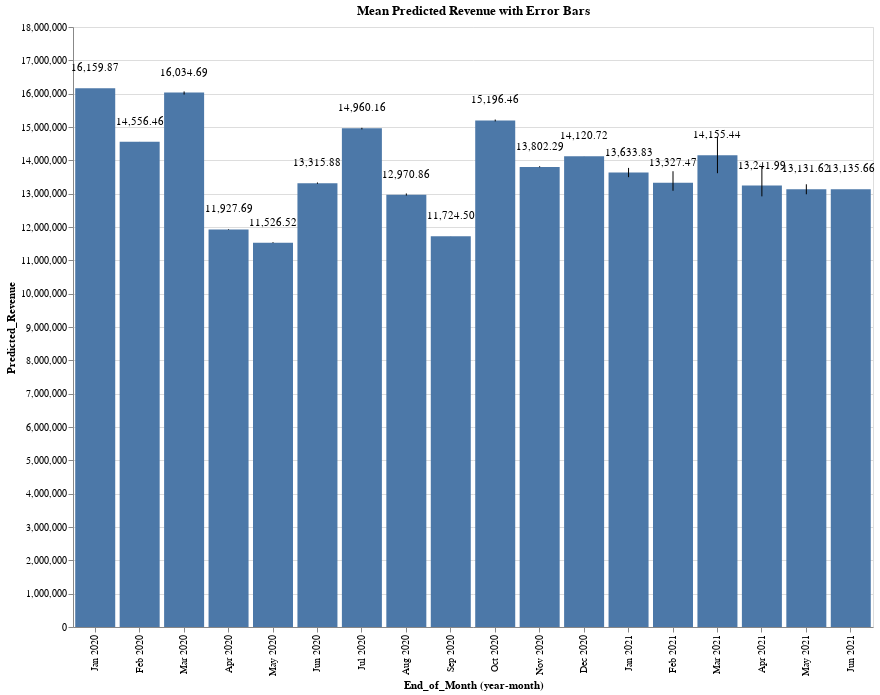

This figure's notebook cell:
### Code cell
source = revenue_predict.copy() #final_merge_df.query('Relative_Month_Offset >= -11').copy()
fontsize = 10
height = 600
width = 800

x = 'yearmonth(End_of_Month):O'  # df['Importance'].astype(str)
y = 'mean(Predicted_Revenue):Q'  # df['Feature'].astype(str)
y1 = 'mean(Revenue):Q'
col = 'yearmonth(Snapshot_Date_Short):T' #.dt.date.astype(str) #'Snapshot_Date_Short'
title = "Mean Predicted Revenue with Error Bars"
ytransform ='datum.Predicted_Revenue / 1000'
y1transform ='datum.Revenue / 1000'

base = alt.Chart(source).encode(
        x=x
)

bars = base.mark_bar().encode(  #color='#5276A7', 
    alt.Y(y),
    tooltip=[alt.Tooltip(y, format=',.2f'),
             alt.Tooltip('End_of_Month', format='%b %Y')]
).properties(width=width, height=height
).transform_calculate(
  Predicted_Revenue_1000s=ytransform
)

error_bars = base.mark_errorbar(extent='ci').encode(
    y=alt.Y(y)
)

line = base.mark_line(color='#F18727').encode(
    alt.Y(y1, axis=alt.Axis(titleColor='#F18727')),
    tooltip=[alt.Tooltip(y1, format=',.2f'),
             alt.Tooltip('End_of_Month', format='%b %Y')]
).transform_calculate(
  Revenue_1000s=y1transform
)

text = bars.mark_text(
    align='center',
    baseline='bottom',
    #fontSize=fontsize,
    #dx=2,
    dy=-15,  
    #color='white'
).encode(
    text=alt.Text('mean(Predicted_Revenue_1000s):Q', format=',.2f')
).transform_calculate(
  Predicted_Revenue_1000s=ytransform
)
alt.layer(bars + error_bars + text, data=source).properties(height=height, width=width, title=title)

### Figure 1 — Vega-Lite specification as saved in the notebook (floating-point values rounded to 4 significant figures)
{"usermeta": {"embedOptions": {"theme": "latimes"}}, "config": {"view": {"continuousWidth": 400, "continuousHeight": 300}}, "layer": [{"layer": [{"mark": "bar", "encoding": {"tooltip": [{"type": "quantitative", "aggregate": "mean", "field": "Predicted_Revenue", "format": ",.2f"}, {"type": "temporal", "field": "End_of_Month", "format": "%b %Y"}], "x": {"type": "ordinal", "field": "End_of_Month", "timeUnit": "yearmonth"}, "y": {"type": "quantitative", "aggregate": "mean", "field": "Predicted_Revenue"}}, "height": 600, "transform": [{"calculate": "datum.Predicted_Revenue / 1000", "as": "Predicted_Revenue_1000s"}], "width": 800}, {"mark": {"type": "errorbar", "extent": "ci"}, "encoding": {"x": {"type": "ordinal", "field": "End_of_Month", "timeUnit": "yearmonth"}, "y": {"type": "quantitative", "aggregate": "mean", "field": "Predicted_Revenue"}}}, {"mark": {"type": "text", "align": "center", "baseline": "bottom", "dy": -15}, "encoding": {"text": {"type": "quantitative", "aggregate": "mean", "field": "Predicted_Revenue_1000s", "format": ",.2f"}, "tooltip": [{"type": "quantitative", "aggregate": "mean", "field": "Predicted_Revenue", "format": ",.2f"}, {"type": "temporal", "field": "End_of_Month", "format": "%b %Y"}], "x": {"type": "ordinal", "field": "End_of_Month", "timeUnit": "yearmonth"}, "y": {"type": "quantitative", "aggregate": "mean", "field": "Predicted_Revenue"}}, "height": 600, "transform": [{"calculate": "datum.Predicted_Revenue / 1000", "as": "Predicted_Revenue_1000s"}, {"calculate": "datum.Predicted_Revenue / 1000", "as": "Predicted_Revenue_1000s"}], "width": 800}]}], "data": {"name": "data-d2f6a332f65923c2eb3f873b029ac9a5"}, "height": 600, "title": "Mean Predicted Revenue with Error Bars", "width": 800, "$schema": "https://vega.github.io/schema/vega-lite/v4.8.1.json", "datasets": {"data-d2f6a332f65923c2eb3f873b029ac9a5": [{"Forecast_Date": "2021-03-12T00:00:00", "Snapshot_Date_Short": "2020-12-31", "End_of_Month": "2020-01-31T00:00:00", "Pipeline": 16160000.0, "Predicted_Revenue": 16160000.0, "Revenue": 16160000.0, "Predicted_Revenue_Variance": 3.725e-09, "Predicted_Revenue_Variance_Percent": 0.0}, {"Forecast_Date": "2021-03-12T00:00:00", "Snapshot_Date_Short": "2020-12-31", "End_of_Month": "2020-02-29T00:00:00", "Pipeline": 14560000.0, "Predicted_Revenue": 14560000.0, "Revenue": 14560000.0, "Predicted_Revenue_Variance": 0.0, "Predicted_Revenue_Variance_Percent": 0.0}, {"Forecast_Date": "2021-03-12T00:00:00", "Snapshot_Date_Short": "2020-12-31", "End_of_Month": "2020-03-31T00:00:00", "Pipeline": 16060000.0, "Predicted_Revenue": 16060000.0, "Revenue": 16060000.0, "Predicted_Revenue_Variance": 5.588e-09, "Predicted_Revenue_Variance_Percent": 0.0}, {"Forecast_Date": "2021-03-12T00:00:00", "Snapshot_Date_Short": "2020-12-31", "End_of_Month": "2020-04-30T00:00:00", "Pipeline": 11920000.0, "Predicted_Revenue": 11950000.0, "Revenue": 11920000.0, "Predicted_Revenue_Variance": -25450.0, "Predicted_Revenue_Variance_Percent": -0.213}, {"Forecast_Date": "2021-03-12T00:00:00", "Snapshot_Date_Short": "2020-12-31", "End_of_Month": "2020-05-31T00:00:00", "Pipeline": 11520000.0, "Predicted_Revenue": 11550000.0, "Revenue": 11520000.0, "Predicted_Revenue_Variance": -33510.0, "Predicted_Revenue_Variance_Percent": -0.2901}, {"Forecast_Date": "2021-03-12T00:00:00", "Snapshot_Date_Short": "2020-12-31", "End_of_Month": "2020-06-30T00:00:00", "Pipeline": 13330000.0, "Predicted_Revenue": 13340000.0, "Revenue": 13330000.0, "Predicted_Revenue_Variance": -10470.0, "Predicted_Revenue_Variance_Percent": -0.0784}, {"Forecast_Date": "2021-03-12T00:00:00", "Snapshot_Date_Short": "2020-12-31", "End_of_Month": "2020-07-31T00:00:00", "Pipeline": 15000000.0, "Predicted_Revenue": 14980000.0, "Revenue": 15000000.0, "Predicted_Revenue_Variance": 19950.0, "Predicted_Revenue_Variance_Percent": 0.1332}, {"Forecast_Date": "2021-03-12T00:00:00", "Snapshot_Date_Short": "2020-12-31", "End_of_Month": "2020-08-31T00:00:00", "Pipeline": 12990000.0, "Predicted_Revenue": 13030000.0, "Revenue": 12990000.0, "Predicted_Revenue_Variance": -41070.0, "Predicted_Revenue_Variance_Percent": -0.3152}, {"Forecast_Date": "2021-03-12T00:00:00", "Snapshot_Date_Short": "2020-12-31", "End_of_Month": "2020-09-30T00:00:00", "Pipeline": 11700000.0, "Predicted_Revenue": 11720000.0, "Revenue": 11700000.0, "Predicted_Revenue_Variance": -28210.0, "Predicted_Revenue_Variance_Percent": -0.2407}, {"Forecast_Date": "2021-03-12T00:00:00", "Snapshot_Date_Short": "2020-12-31", "End_of_Month": "2020-10-31T00:00:00", "Pipeline": 15430000.0, "Predicted_Revenue": 15220000.0, "Revenue": 15430000.0, "Predicted_Revenue_Variance": 215600.0, "Predicted_Revenue_Variance_Percent": 1.417}, {"Forecast_Date": "2021-03-12T00:00:00", "Snapshot_Date_Short": "2020-12-31", "End_of_Month": "2020-11-30T00:00:00", "Pipeline": 14030000.0, "Predicted_Revenue": 13830000.0, "Revenue": 14030000.0, "Predicted_Revenue_Variance": 197000.0, "Predicted_Revenue_Variance_Percent": 1.424}, {"Forecast_Date": "2021-03-12T00:00:00", "Snapshot_Date_Short": "2020-12-31", "End_of_Month": "2020-12-31T00:00:00", "Pipeline": 13820000.0, "Predicted_Revenue": 14120000.0, "Revenue": 14250000.0, "Predicted_Revenue_Variance": 127100.0, "Predicted_Revenue_Variance_Percent": 0.8998}, {"Forecast_Date": "2021-03-12T00:00:00", "Snapshot_Date_Short": "2020-12-31", "End_of_Month": "2021-01-31T00:00:00", "Pipeline": 15250000.0, "Predicted_Revenue": 13790000.0, "Revenue": 13560000.0, "Predicted_Revenue_Variance": -227900.0, "Predicted_Revenue_Variance_Percent": -1.653}, {"Forecast_Date": "2021-03-12T00:00:00", "Snapshot_Date_Short": "2020-12-31", "End_of_Month": "2021-02-28T00:00:00", "Pipeline": 13950000.0, "Predicted_Revenue": 13260000.0, "Revenue": 13510000.0, "Predicted_Revenue_Variance": 242900.0, "Predicted_Revenue_Variance_Percent": 1.831}, {"Forecast_Date": "2021-03-12T00:00:00", "Snapshot_Date_Short": "2020-12-31", "End_of_Month": "2021-03-31T00:00:00", "Pipeline": 13710000.0, "Predicted_Revenue": 13340000.0, "Revenue": 1079000.0, "Predicted_Revenue_Variance": null, "Predicted_Revenue_Variance_Percent": null}, {"Forecast_Date": "2021-03-12T00:00:00", "Snapshot_Date_Short": "2021-01-31", "End_of_Month": "2020-02-29T00:00:00", "Pipeline": 14560000.0, "Predicted_Revenue": 14560000.0, "Revenue": 14560000.0, "Predicted_Revenue_Variance": -1326.0, "Predicted_Revenue_Variance_Percent": -0.0091}, {"Forecast_Date": "2021-03-12T00:00:00", "Snapshot_Date_Short": "2021-01-31", "End_of_Month": "2020-03-31T00:00:00", "Pipeline": 16060000.0, "Predicted_Revenue": 16070000.0, "Revenue": 16060000.0, "Predicted_Revenue_Variance": -2685.0, "Predicted_Revenue_Variance_Percent": -0.0167}, {"Forecast_Date": "2021-03-12T00:00:00", "Snapshot_Date_Short": "2021-01-31", "End_of_Month": "2020-04-30T00:00:00", "Pipeline": 11920000.0, "Predicted_Revenue": 11920000.0, "Revenue": 11920000.0, "Predicted_Revenue_Variance": 7.451e-09, "Predicted_Revenue_Variance_Percent": 0.0}, {"Forecast_Date": "2021-03-12T00:00:00", "Snapshot_Date_Short": "2021-01-31", "End_of_Month": "2020-05-31T00:00:00", "Pipeline": 11520000.0, "Predicted_Revenue": 11520000.0, "Revenue": 11520000.0, "Predicted_Revenue_Variance": 5.588e-09, "Predicted_Revenue_Variance_Percent": 0.0}, {"Forecast_Date": "2021-03-12T00:00:00", "Snapshot_Date_Short": "2021-01-31", "End_of_Month": "2020-06-30T00:00:00", "Pipeline": 13330000.0, "Predicted_Revenue": 13300000.0, "Revenue": 13330000.0, "Predicted_Revenue_Variance": 37970.0, "Predicted_Revenue_Variance_Percent": 0.2856}, {"Forecast_Date": "2021-03-12T00:00:00", "Snapshot_Date_Short": "2021-01-31", "End_of_Month": "2020-07-31T00:00:00", "Pipeline": 15000000.0, "Predicted_Revenue": 14980000.0, "Revenue": 15000000.0, "Predicted_Revenue_Variance": 19950.0, "Predicted_Revenue_Variance_Percent": 0.1332}, {"Forecast_Date": "2021-03-12T00:00:00", "Snapshot_Date_Short": "2021-01-31", "End_of_Month": "2020-08-31T00:00:00", "Pipeline": 12990000.0, "Predicted_Revenue": 12940000.0, "Revenue": 12990000.0, "Predicted_Revenue_Variance": 43580.0, "Predicted_Revenue_Variance_Percent": 0.3367}, {"Forecast_Date": "2021-03-12T00:00:00", "Snapshot_Date_Short": "2021-01-31", "End_of_Month": "2020-09-30T00:00:00", "Pipeline": 11700000.0, "Predicted_Revenue": 11720000.0, "Revenue": 11700000.0, "Predicted_Revenue_Variance": -28210.0, "Predicted_Revenue_Variance_Percent": -0.2407}, {"Forecast_Date": "2021-03-12T00:00:00", "Snapshot_Date_Short": "2021-01-31", "End_of_Month": "2020-10-31T00:00:00", "Pipeline": 15430000.0, "Predicted_Revenue": 15180000.0, "Revenue": 15430000.0, "Predicted_Revenue_Variance": 256100.0, "Predicted_Revenue_Variance_Percent": 1.688}, {"Forecast_Date": "2021-03-12T00:00:00", "Snapshot_Date_Short": "2021-01-31", "End_of_Month": "2020-11-30T00:00:00", "Pipeline": 14030000.0, "Predicted_Revenue": 13790000.0, "Revenue": 14030000.0, "Predicted_Revenue_Variance": 239700.0, "Predicted_Revenue_Variance_Percent": 1.738}, {"Forecast_Date": "2021-03-12T00:00:00", "Snapshot_Date_Short": "2021-01-31", "End_of_Month": "2020-12-31T00:00:00", "Pipeline": 14250000.0, "Predicted_Revenue": 14120000.0, "Revenue": 14250000.0, "Predicted_Revenue_Variance": 128600.0, "Predicted_Revenue_Variance_Percent": 0.911}, {"Forecast_Date": "2021-03-12T00:00:00", "Snapshot_Date_Short": "2021-01-31", "End_of_Month": "2021-01-31T00:00:00", "Pipeline": 13830000.0, "Predicted_Revenue": 13760000.0, "Revenue": 13560000.0, "Predicted_Revenue_Variance": -197400.0, "Predicted_Revenue_Variance_Percent": -1.435}, {"Forecast_Date": "2021-03-12T00:00:00", "Snapshot_Date_Short": "2021-01-31", "End_of_Month": "2021-02-28T00:00:00", "Pipeline": 13430000.0, "Predicted_Revenue": 13180000.0, "Revenue": 13510000.0, "Predicted_Revenue_Variance": 323700.0, "Predicted_Revenue_Variance_Percent": 2.456}, {"Forecast_Date": "2021-03-12T00:00:00", "Snapshot_Date_Short": "2021-01-31", "End_of_Month": "2021-03-31T00:00:00", "Pipeline": 17690000.0, "Predicted_Revenue": 14420000.0, "Revenue": 1079000.0, "Predicted_Revenue_Variance": null, "Predicted_Revenue_Variance_Percent": null}, {"Forecast_Date": "2021-03-12T00:00:00", "Snapshot_Date_Short": "2021-01-31", "End_of_Month": "2021-04-30T00:00:00", "Pipeline": 12150000.0, "Predicted_Revenue": 12920000.0, "Revenue": 1111000.0, "Predicted_Revenue_Variance": null, "Predicted_Revenue_Variance_Percent": null}, {"Forecast_Date": "2021-03-12T00:00:00", "Snapshot_Date_Short": "2021-02-28", "End_of_Month": "2020-03-31T00:00:00", "Pipeline": 16060000.0, "Predicted_Revenue": 15970000.0, "Revenue": 16060000.0, "Predicted_Revenue_Variance": 90730.0, "Predicted_Revenue_Variance_Percent": 0.568}, {"Forecast_Date": "2021-03-12T00:00:00", "Snapshot_Date_Short": "2021-02-28", "End_of_Month": "2020-04-30T00:00:00", "Pipeline": 11920000.0, "Predicted_Revenue": 11920000.0, "Revenue": 11920000.0, "Predicted_Revenue_Variance": 7.451e-09, "Predicted_Revenue_Variance_Percent": 0.0}, {"Forecast_Date": "2021-03-12T00:00:00", "Snapshot_Date_Short": "2021-02-28", "End_of_Month": "2020-05-31T00:00:00", "Pipeline": 11520000.0, "Predicted_Revenue": 11520000.0, "Revenue": 11520000.0, "Predicted_Revenue_Variance": 5.588e-09, "Predicted_Revenue_Variance_Percent": 0.0}, {"Forecast_Date": "2021-03-12T00:00:00", "Snapshot_Date_Short": "2021-02-28", "End_of_Month": "2020-06-30T00:00:00", "Pipeline": 13330000.0, "Predicted_Revenue": 13300000.0, "Revenue": 13330000.0, "Predicted_Revenue_Variance": 37970.0, "Predicted_Revenue_Variance_Percent": 0.2856}, {"Forecast_Date": "2021-03-12T00:00:00", "Snapshot_Date_Short": "2021-02-28", "End_of_Month": "2020-07-31T00:00:00", "Pipeline": 15000000.0, "Predicted_Revenue": 14910000.0, "Revenue": 15000000.0, "Predicted_Revenue_Variance": 81430.0, "Predicted_Revenue_Variance_Percent": 0.546}, {"Forecast_Date": "2021-03-12T00:00:00", "Snapshot_Date_Short": "2021-02-28", "End_of_Month": "2020-08-31T00:00:00", "Pipeline": 12990000.0, "Predicted_Revenue": 12940000.0, "Revenue": 12990000.0, "Predicted_Revenue_Variance": 43580.0, "Predicted_Revenue_Variance_Percent": 0.3367}, {"Forecast_Date": "2021-03-12T00:00:00", "Snapshot_Date_Short": "2021-02-28", "End_of_Month": "2020-09-30T00:00:00", "Pipeline": 11700000.0, "Predicted_Revenue": 11730000.0, "Revenue": 11700000.0, "Predicted_Revenue_Variance": -30590.0, "Predicted_Revenue_Variance_Percent": -0.2609}, {"Forecast_Date": "2021-03-12T00:00:00", "Snapshot_Date_Short": "2021-02-28", "End_of_Month": "2020-10-31T00:00:00", "Pipeline": 15430000.0, "Predicted_Revenue": 15160000.0, "Revenue": 15430000.0, "Predicted_Revenue_Variance": 273400.0, "Predicted_Revenue_Variance_Percent": 1.803}, {"Forecast_Date": "2021-03-12T00:00:00", "Snapshot_Date_Short": "2021-02-28", "End_of_Month": "2020-11-30T00:00:00", "Pipeline": 14030000.0, "Predicted_Revenue": 13790000.0, "Revenue": 14030000.0, "Predicted_Revenue_Variance": 239700.0, "Predicted_Revenue_Variance_Percent": 1.738}, {"Forecast_Date": "2021-03-12T00:00:00", "Snapshot_Date_Short": "2021-02-28", "End_of_Month": "2020-12-31T00:00:00", "Pipeline": 14250000.0, "Predicted_Revenue": 14120000.0, "Revenue": 14250000.0, "Predicted_Revenue_Variance": 128600.0, "Predicted_Revenue_Variance_Percent": 0.911}, {"Forecast_Date": "2021-03-12T00:00:00", "Snapshot_Date_Short": "2021-02-28", "End_of_Month": "2021-01-31T00:00:00", "Pipeline": 13560000.0, "Predicted_Revenue": 13480000.0, "Revenue": 13560000.0, "Predicted_Revenue_Variance": 82540.0, "Predicted_Revenue_Variance_Percent": 0.6124}, {"Forecast_Date": "2021-03-12T00:00:00", "Snapshot_Date_Short": "2021-02-28", "End_of_Month": "2021-02-28T00:00:00", "Pipeline": 13330000.0, "Predicted_Revenue": 13030000.0, "Revenue": 13510000.0, "Predicted_Revenue_Variance": 478300.0, "Predicted_Revenue_Variance_Percent": 3.671}, {"Forecast_Date": "2021-03-12T00:00:00", "Snapshot_Date_Short": "2021-02-28", "End_of_Month": "2021-03-31T00:00:00", "Pipeline": 15800000.0, "Predicted_Revenue": 14060000.0, "Revenue": 1079000.0, "Predicted_Revenue_Variance": null, "Predicted_Revenue_Variance_Percent": null}, {"Forecast_Date": "2021-03-12T00:00:00", "Snapshot_Date_Short": "2021-02-28", "End_of_Month": "2021-04-30T00:00:00", "Pipeline": 13620000.0, "Predicted_Revenue": 12990000.0, "Revenue": 1111000.0, "Predicted_Revenue_Variance": null, "Predicted_Revenue_Variance_Percent": null}, {"Forecast_Date": "2021-03-12T00:00:00", "Snapshot_Date_Short": "2021-02-28", "End_of_Month": "2021-05-31T00:00:00", "Pipeline": 10210000.0, "Predicted_Revenue": 13280000.0, "Revenue": 1086000.0, "Predicted_Revenue_Variance": null, "Predicted_Revenue_Variance_Percent": null}, {"Forecast_Date": "2021-03-12T00:00:00", "Snapshot_Date_Short": "2021-03-31", "End_of_Month": "2020-04-30T00:00:00", "Pipeline": 11920000.0, "Predicted_Revenue": 11920000.0, "Revenue": 11920000.0, "Predicted_Revenue_Variance": 7.451e-09, "Predicted_Revenue_Variance_Percent": 0.0}, {"Forecast_Date": "2021-03-12T00:00:00", "Snapshot_Date_Short": "2021-03-31", "End_of_Month": "2020-05-31T00:00:00", "Pipeline": 11520000.0, "Predicted_Revenue": 11520000.0, "Revenue": 11520000.0, "Predicted_Revenue_Variance": 5.588e-09, "Predicted_Revenue_Variance_Percent": 0.0}, {"Forecast_Date": "2021-03-12T00:00:00", "Snapshot_Date_Short": "2021-03-31", "End_of_Month": "2020-06-30T00:00:00", "Pipeline": 13330000.0, "Predicted_Revenue": 13330000.0, "Revenue": 13330000.0, "Predicted_Revenue_Variance": 5206.0, "Predicted_Revenue_Variance_Percent": 0.0391}, {"Forecast_Date": "2021-03-12T00:00:00", "Snapshot_Date_Short": "2021-03-31", "End_of_Month": "2020-07-31T00:00:00", "Pipeline": 15000000.0, "Predicted_Revenue": 14980000.0, "Revenue": 15000000.0, "Predicted_Revenue_Variance": 19950.0, "Predicted_Revenue_Variance_Percent": 0.1332}, {"Forecast_Date": "2021-03-12T00:00:00", "Snapshot_Date_Short": "2021-03-31", "End_of_Month": "2020-08-31T00:00:00", "Pipeline": 12990000.0, "Predicted_Revenue": 12970000.0, "Revenue": 12990000.0, "Predicted_Revenue_Variance": 17740.0, "Predicted_Revenue_Variance_Percent": 0.1368}, {"Forecast_Date": "2021-03-12T00:00:00", "Snapshot_Date_Short": "2021-03-31", "End_of_Month": "2020-09-30T00:00:00", "Pipeline": 11700000.0, "Predicted_Revenue": 11730000.0, "Revenue": 11700000.0, "Predicted_Revenue_Variance": -30590.0, "Predicted_Revenue_Variance_Percent": -0.2609}, {"Forecast_Date": "2021-03-12T00:00:00", "Snapshot_Date_Short": "2021-03-31", "End_of_Month": "2020-10-31T00:00:00", "Pipeline": 15430000.0, "Predicted_Revenue": 15230000.0, "Revenue": 15430000.0, "Predicted_Revenue_Variance": 203100.0, "Predicted_Revenue_Variance_Percent": 1.334}, {"Forecast_Date": "2021-03-12T00:00:00", "Snapshot_Date_Short": "2021-03-31", "End_of_Month": "2020-11-30T00:00:00", "Pipeline": 14030000.0, "Predicted_Revenue": 13790000.0, "Revenue": 14030000.0, "Predicted_Revenue_Variance": 239700.0, "Predicted_Revenue_Variance_Percent": 1.738}, {"Forecast_Date": "2021-03-12T00:00:00", "Snapshot_Date_Short": "2021-03-31", "End_of_Month": "2020-12-31T00:00:00", "Pipeline": 14250000.0, "Predicted_Revenue": 14120000.0, "Revenue": 14250000.0, "Predicted_Revenue_Variance": 125900.0, "Predicted_Revenue_Variance_Percent": 0.8916}, {"Forecast_Date": "2021-03-12T00:00:00", "Snapshot_Date_Short": "2021-03-31", "End_of_Month": "2021-01-31T00:00:00", "Pipeline": 13560000.0, "Predicted_Revenue": 13510000.0, "Revenue": 13560000.0, "Predicted_Revenue_Variance": 47900.0, "Predicted_Revenue_Variance_Percent": 0.3545}, {"Forecast_Date": "2021-03-12T00:00:00", "Snapshot_Date_Short": "2021-03-31", "End_of_Month": "2021-02-28T00:00:00", "Pipeline": 13510000.0, "Predicted_Revenue": 13840000.0, "Revenue": 13510000.0, "Predicted_Revenue_Variance": -330600.0, "Predicted_Revenue_Variance_Percent": -2.389}, {"Forecast_Date": "2021-03-12T00:00:00", "Snapshot_Date_Short": "2021-03-31", "End_of_Month": "2021-03-31T00:00:00", "Pipeline": 16160000.0, "Predicted_Revenue": 14800000.0, "Revenue": 1079000.0, "Predicted_Revenue_Variance": null, "Predicted_Revenue_Variance_Percent": null}, {"Forecast_Date": "2021-03-12T00:00:00", "Snapshot_Date_Short": "2021-03-31", "End_of_Month": "2021-04-30T00:00:00", "Pipeline": 16600000.0, "Predicted_Revenue": 13820000.0, "Revenue": 1111000.0, "Predicted_Revenue_Variance": null, "Predicted_Revenue_Variance_Percent": null}, {"Forecast_Date": "2021-03-12T00:00:00", "Snapshot_Date_Short": "2021-03-31", "End_of_Month": "2021-05-31T00:00:00", "Pipeline": 13330000.0, "Predicted_Revenue": 12980000.0, "Revenue": 1086000.0, "Predicted_Revenue_Variance": null, "Predicted_Revenue_Variance_Percent": null}, {"Forecast_Date": "2021-03-12T00:00:00", "Snapshot_Date_Short": "2021-03-31", "End_of_Month": "2021-06-30T00:00:00", "Pipeline": 9948000.0, "Predicted_Revenue": 13140000.0, "Revenue": 98000.0, "Predicted_Revenue_Variance": null, "Predicted_Revenue_Variance_Percent": null}]}}
